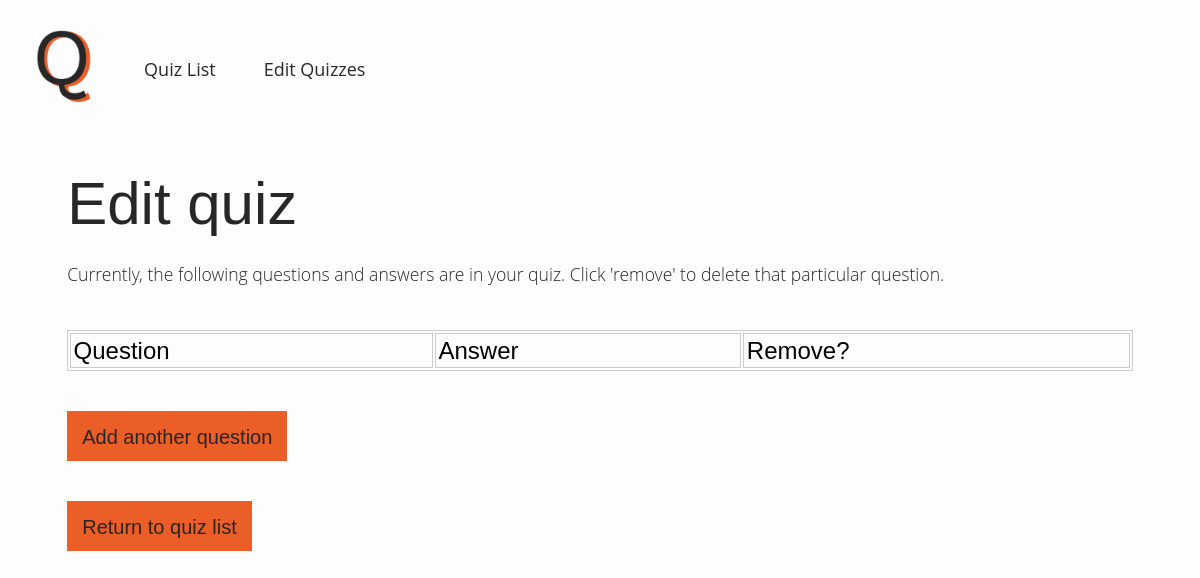
Page /edit/1 on the earlier database version.
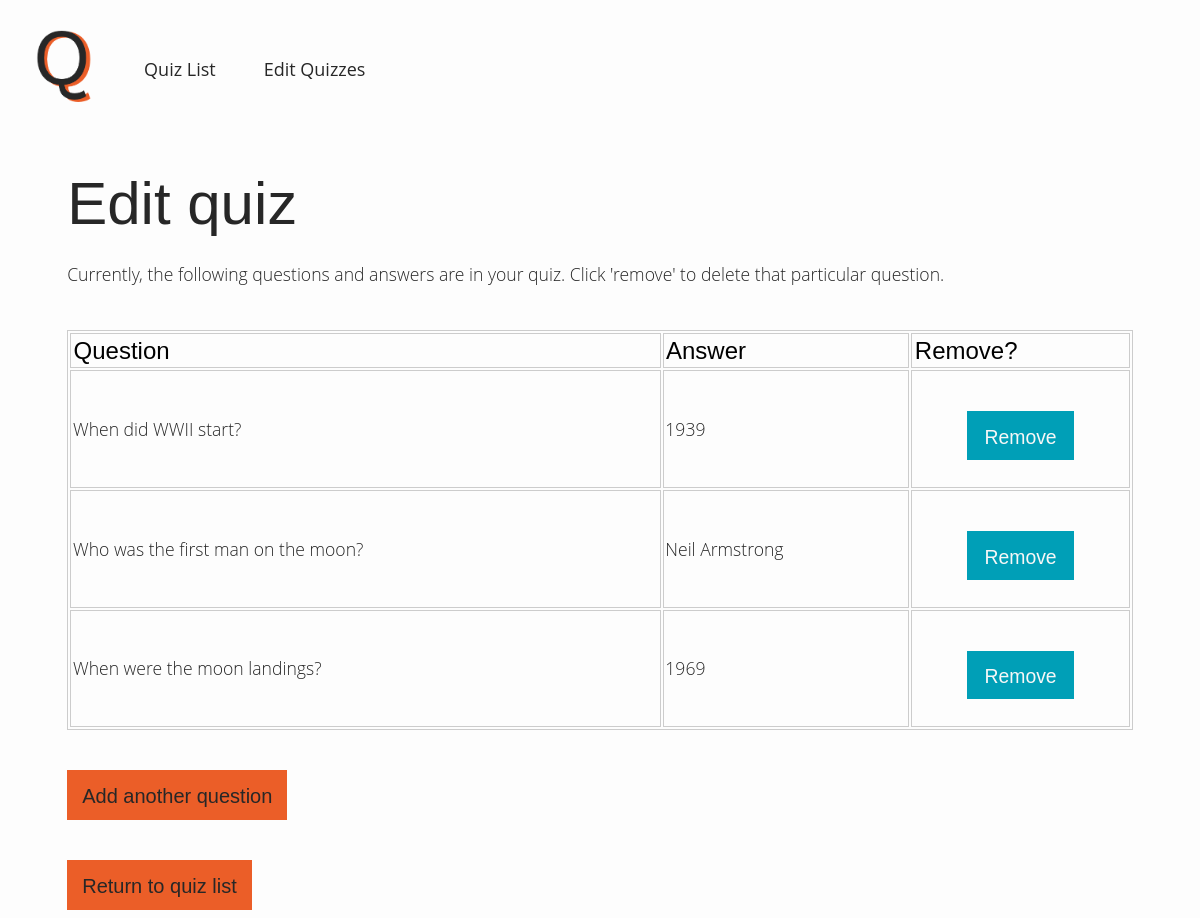
Same page on the later database version.
### app/models.py (models this page shows, shortened)
class Question(db.Model):
    id = db.Column(db.Integer, primary_key=True)
    question = db.Column(db.String(120), index=True, unique=False)
    answer = db.Column(db.String(120), index=True, unique=False)
    quiz_id = db.Column(db.Integer, db.ForeignKey("quiz.id"))

### app/routes.py (the view)
@app.route("/edit/<quiz_id>", methods=["GET", "POST"])
def edit(quiz_id):
	questions = Question.query.filter(Question.quiz_id==quiz_id)
	return render_template("edit.html", questions=questions, quiz_id=quiz_id)

### app/templates/edit.html (shortened to what this page needs)
{% extends "base.html" %}
{% block body %}
	<div class="quiz">
		<h1>Edit quiz</h1>
		<p class="tagline">Currently, the following questions and answers are in your quiz. Click 'remove' to delete that particular question.</p>
		<table id="edit-question-table">
			<tr>
				<th>Question</th>
				<th>Answer</th>
				<th>Remove?</th>
			</tr>
			{% for question in questions %}
				<tr>
					<td>{{ question.question }}</td>
					<td>{{ question.answer }}</td>
					<td>
						<form method="POST" action="./delete">
							<div id="remove-question">
								<input type="submit" value="Remove">
							</div>
						</form>
					</td>
				</tr>
			{% endfor %}
		</table>
		<button><a href="/add/{{ quiz_id }}">Add another question</a></button><br>
		<button><a href="/show-quizzes">Return to quiz list</a></button><br>
	</div>
{% endblock %}

Differences in the rows shown:
added Question: question "When did WWII start?", answer "1939"
added Question: question "Who was the first man on the moon?", answer "Neil Armstrong"
added Question: question "When were the moon landings?", answer "1969"
